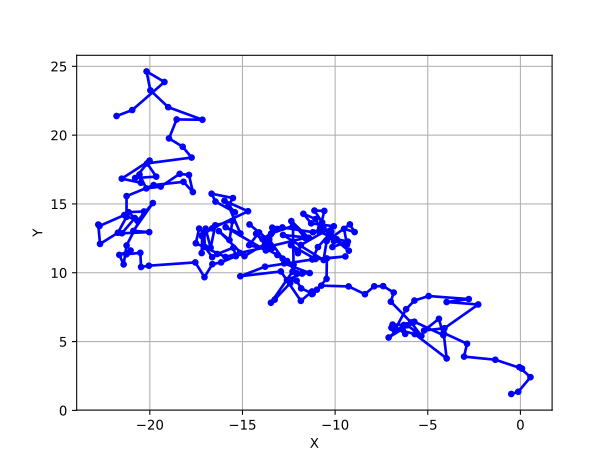

The Python source for this figure:
import matplotlib.pyplot as plt
import numpy as np


def simulate_walk(number_of_steps):
    dx = np.random.normal(size=number_of_steps)
    dy = np.random.normal(size=number_of_steps)

    x = np.cumsum(dx)
    y = np.cumsum(dy)

    return x, y


def plot_walk(x, y, ax=None):
    if ax is None:
        fig = plt.figure()
        ax = fig.add_subplot(111)
    ax.plot(
        x,
        y,
        color='b',
        marker='.',
        markersize=8,
        linewidth=2,)
    ax.grid(True)
    ax.set_xlabel('X')
    ax.set_ylabel('Y')
    return ax
